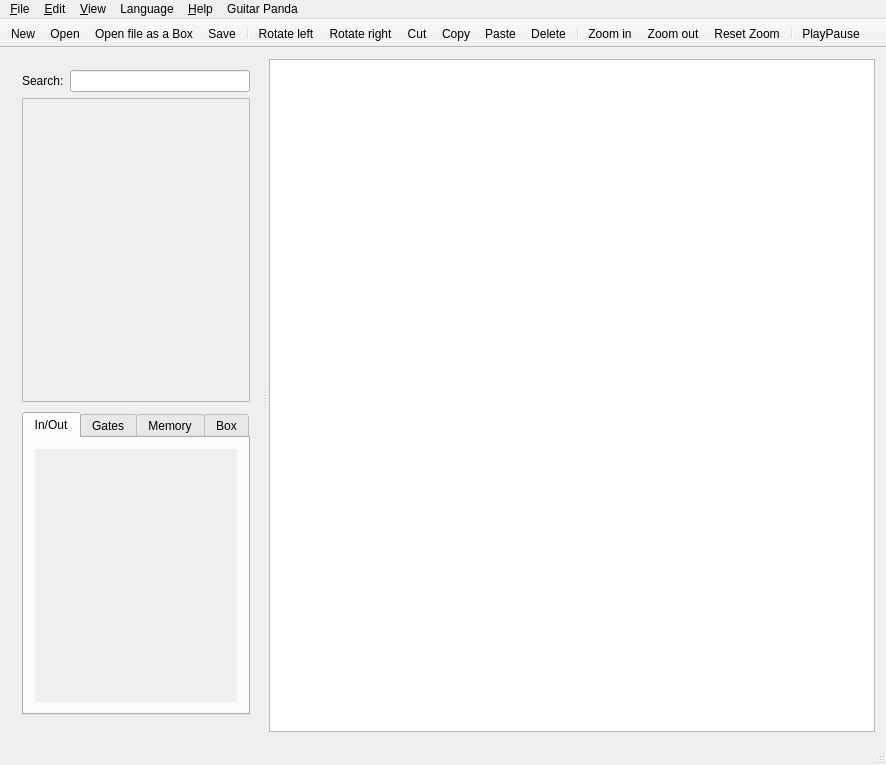
<?xml version="1.0" encoding="UTF-8"?>
<ui version="4.0">
 <class>MainWindow</class>
 <widget class="QMainWindow" name="MainWindow">
  <property name="geometry">
   <rect>
    <x>0</x>
    <y>0</y>
    <width>886</width>
    <height>765</height>
   </rect>
  </property>
  <property name="minimumSize">
   <size>
    <width>0</width>
    <height>150</height>
   </size>
  </property>
  <property name="windowTitle">
   <string>WiRED Panda</string>
  </property>
  <property name="windowIcon">
   <iconset resource="resources/resources.qrc">
    <normaloff>:/pandaLogo.png</normaloff>:/pandaLogo.png</iconset>
  </property>
  <property name="unifiedTitleAndToolBarOnMac">
   <bool>true</bool>
  </property>
  <widget class="QWidget" name="centralWidget">
   <layout class="QHBoxLayout" name="horizontalLayout_6">
    <item>
     <widget class="QSplitter" name="splitter">
      <property name="orientation">
       <enum>Qt::Horizontal</enum>
      </property>
      <property name="opaqueResize">
       <bool>true</bool>
      </property>
      <property name="handleWidth">
       <number>8</number>
      </property>
      <property name="childrenCollapsible">
       <bool>false</bool>
      </property>
      <widget class="QWidget" name="leftPannel" native="true">
       <property name="minimumSize">
        <size>
         <width>250</width>
         <height>0</height>
        </size>
       </property>
       <property name="maximumSize">
        <size>
         <width>400</width>
         <height>16777215</height>
        </size>
       </property>
       <layout class="QVBoxLayout" name="verticalLayout_5">
        <item>
         <layout class="QGridLayout" name="gridLayout">
          <item row="4" column="0" colspan="3">
           <widget class="QTabWidget" name="tabWidget">
            <property name="sizePolicy">
             <sizepolicy hsizetype="Preferred" vsizetype="Expanding">
              <horstretch>0</horstretch>
              <verstretch>0</verstretch>
             </sizepolicy>
            </property>
            <property name="minimumSize">
             <size>
              <width>220</width>
              <height>0</height>
             </size>
            </property>
            <property name="currentIndex">
             <number>0</number>
            </property>
            <widget class="QWidget" name="io">
             <attribute name="title">
              <string>In/Out</string>
             </attribute>
             <layout class="QGridLayout" name="gridLayout_2">
              <item row="0" column="0">
               <widget class="QScrollArea" name="scrollAreaInOut">
                <property name="frameShape">
                 <enum>QFrame::NoFrame</enum>
                </property>
                <property name="widgetResizable">
                 <bool>true</bool>
                </property>
                <widget class="QWidget" name="scrollAreaWidgetContents_InOut">
                 <property name="geometry">
                  <rect>
                   <x>0</x>
                   <y>0</y>
                   <width>206</width>
                   <height>258</height>
                  </rect>
                 </property>
                 <layout class="QVBoxLayout" name="verticalLayout">
                  <item>
                   <spacer name="verticalSpacer_InOut">
                    <property name="orientation">
                     <enum>Qt::Vertical</enum>
                    </property>
                    <property name="sizeHint" stdset="0">
                     <size>
                      <width>20</width>
                      <height>40</height>
                     </size>
                    </property>
                   </spacer>
                  </item>
                 </layout>
                </widget>
               </widget>
              </item>
             </layout>
            </widget>
            <widget class="QWidget" name="gates">
             <attribute name="title">
              <string>Gates</string>
             </attribute>
             <layout class="QGridLayout" name="gridLayout_6">
              <item row="0" column="1">
               <widget class="QScrollArea" name="scrollAreaGates">
                <property name="frameShape">
                 <enum>QFrame::NoFrame</enum>
                </property>
                <property name="widgetResizable">
                 <bool>true</bool>
                </property>
                <widget class="QWidget" name="scrollAreaWidgetContents_Gates">
                 <property name="geometry">
                  <rect>
                   <x>0</x>
                   <y>0</y>
                   <width>206</width>
                   <height>258</height>
                  </rect>
                 </property>
                 <layout class="QVBoxLayout" name="verticalLayout_2">
                  <item>
                   <spacer name="verticalSpacer_Gates">
                    <property name="orientation">
                     <enum>Qt::Vertical</enum>
                    </property>
                    <property name="sizeHint" stdset="0">
                     <size>
                      <width>20</width>
                      <height>40</height>
                     </size>
                    </property>
                   </spacer>
                  </item>
                 </layout>
                </widget>
               </widget>
              </item>
             </layout>
            </widget>
            <widget class="QWidget" name="memory">
             <attribute name="title">
              <string>Memory</string>
             </attribute>
             <layout class="QGridLayout" name="gridLayout_5">
              <item row="0" column="1">
               <widget class="QScrollArea" name="scrollAreaMemory">
                <property name="frameShape">
                 <enum>QFrame::NoFrame</enum>
                </property>
                <property name="widgetResizable">
                 <bool>true</bool>
                </property>
                <widget class="QWidget" name="scrollAreaWidgetContents_Memory">
                 <property name="geometry">
                  <rect>
                   <x>0</x>
                   <y>0</y>
                   <width>206</width>
                   <height>258</height>
                  </rect>
                 </property>
                 <layout class="QVBoxLayout" name="verticalLayout_3">
                  <item>
                   <spacer name="verticalSpacer_Memory">
                    <property name="orientation">
                     <enum>Qt::Vertical</enum>
                    </property>
                    <property name="sizeHint" stdset="0">
                     <size>
                      <width>20</width>
                      <height>40</height>
                     </size>
                    </property>
                   </spacer>
                  </item>
                 </layout>
                </widget>
               </widget>
              </item>
             </layout>
            </widget>
            <widget class="QWidget" name="box">
             <attribute name="title">
              <string>Box</string>
             </attribute>
             <layout class="QGridLayout" name="gridLayout_4">
              <item row="0" column="0">
               <widget class="QScrollArea" name="scrollArea_Box">
                <property name="frameShape">
                 <enum>QFrame::NoFrame</enum>
                </property>
                <property name="widgetResizable">
                 <bool>true</bool>
                </property>
                <widget class="QWidget" name="scrollAreaWidgetContents_Box">
                 <property name="geometry">
                  <rect>
                   <x>0</x>
                   <y>0</y>
                   <width>206</width>
                   <height>258</height>
                  </rect>
                 </property>
                 <layout class="QVBoxLayout" name="verticalLayout_4">
                  <item>
                   <spacer name="verticalSpacer_BOX">
                    <property name="orientation">
                     <enum>Qt::Vertical</enum>
                    </property>
                    <property name="sizeHint" stdset="0">
                     <size>
                      <width>20</width>
                      <height>40</height>
                     </size>
                    </property>
                   </spacer>
                  </item>
                 </layout>
                </widget>
               </widget>
              </item>
             </layout>
            </widget>
           </widget>
          </item>
          <item row="2" column="1">
           <spacer name="verticalSpacer_5">
            <property name="orientation">
             <enum>Qt::Vertical</enum>
            </property>
            <property name="sizeType">
             <enum>QSizePolicy::Fixed</enum>
            </property>
            <property name="sizeHint" stdset="0">
             <size>
              <width>0</width>
              <height>4</height>
             </size>
            </property>
           </spacer>
          </item>
          <item row="5" column="0" colspan="3">
           <widget class="ElementEditor" name="widgetElementEditor" native="true">
            <property name="sizePolicy">
             <sizepolicy hsizetype="Preferred" vsizetype="Fixed">
              <horstretch>0</horstretch>
              <verstretch>0</verstretch>
             </sizepolicy>
            </property>
            <property name="minimumSize">
             <size>
              <width>0</width>
              <height>0</height>
             </size>
            </property>
            <property name="maximumSize">
             <size>
              <width>16777215</width>
              <height>16777215</height>
             </size>
            </property>
           </widget>
          </item>
          <item row="0" column="0">
           <widget class="QLabel" name="label">
            <property name="sizePolicy">
             <sizepolicy hsizetype="Fixed" vsizetype="Preferred">
              <horstretch>0</horstretch>
              <verstretch>0</verstretch>
             </sizepolicy>
            </property>
            <property name="text">
             <string>Search:</string>
            </property>
           </widget>
          </item>
          <item row="0" column="1" colspan="2">
           <widget class="QLineEdit" name="lineEdit">
            <property name="sizePolicy">
             <sizepolicy hsizetype="Expanding" vsizetype="Fixed">
              <horstretch>0</horstretch>
              <verstretch>0</verstretch>
             </sizepolicy>
            </property>
            <property name="clearButtonEnabled">
             <bool>true</bool>
            </property>
           </widget>
          </item>
          <item row="1" column="0" colspan="3">
           <widget class="QScrollArea" name="searchScrollArea">
            <property name="widgetResizable">
             <bool>true</bool>
            </property>
            <widget class="QWidget" name="searchContents">
             <property name="geometry">
              <rect>
               <x>0</x>
               <y>0</y>
               <width>228</width>
               <height>300</height>
              </rect>
             </property>
             <layout class="QGridLayout" name="gridLayout_7">
              <item row="0" column="0">
               <layout class="QVBoxLayout" name="searchLayout">
                <item>
                 <spacer name="VSpacer">
                  <property name="orientation">
                   <enum>Qt::Vertical</enum>
                  </property>
                  <property name="sizeHint" stdset="0">
                   <size>
                    <width>20</width>
                    <height>184</height>
                   </size>
                  </property>
                 </spacer>
                </item>
               </layout>
              </item>
             </layout>
            </widget>
           </widget>
          </item>
         </layout>
        </item>
       </layout>
      </widget>
      <widget class="GraphicsView" name="graphicsView">
       <property name="sizePolicy">
        <sizepolicy hsizetype="Maximum" vsizetype="Expanding">
         <horstretch>3</horstretch>
         <verstretch>0</verstretch>
        </sizepolicy>
       </property>
       <property name="acceptDrops">
        <bool>true</bool>
       </property>
      </widget>
     </widget>
    </item>
   </layout>
  </widget>
  <widget class="QToolBar" name="mainToolBar">
   <property name="contextMenuPolicy">
    <enum>Qt::PreventContextMenu</enum>
   </property>
   <property name="movable">
    <bool>false</bool>
   </property>
   <property name="toolButtonStyle">
    <enum>Qt::ToolButtonFollowStyle</enum>
   </property>
   <property name="floatable">
    <bool>false</bool>
   </property>
   <attribute name="toolBarArea">
    <enum>TopToolBarArea</enum>
   </attribute>
   <attribute name="toolBarBreak">
    <bool>false</bool>
   </attribute>
   <addaction name="actionNew"/>
   <addaction name="actionOpen"/>
   <addaction name="actionOpen_Box"/>
   <addaction name="actionSave"/>
   <addaction name="separator"/>
   <addaction name="actionRotate_left"/>
   <addaction name="actionRotate_right"/>
   <addaction name="actionCut"/>
   <addaction name="actionCopy"/>
   <addaction name="actionPaste"/>
   <addaction name="actionDelete"/>
   <addaction name="separator"/>
   <addaction name="actionZoom_in"/>
   <addaction name="actionZoom_out"/>
   <addaction name="actionReset_Zoom"/>
   <addaction name="separator"/>
   <addaction name="actionPlay"/>
  </widget>
  <widget class="QStatusBar" name="statusBar"/>
  <widget class="QMenuBar" name="menuBar">
   <property name="geometry">
    <rect>
     <x>0</x>
     <y>0</y>
     <width>886</width>
     <height>21</height>
    </rect>
   </property>
   <widget class="QMenu" name="menuFile">
    <property name="title">
     <string>&amp;File</string>
    </property>
    <property name="toolTipsVisible">
     <bool>false</bool>
    </property>
    <widget class="QMenu" name="menuRecent_files">
     <property name="enabled">
      <bool>false</bool>
     </property>
     <property name="title">
      <string>Recent files:</string>
     </property>
     <addaction name="separator"/>
    </widget>
    <addaction name="actionNew"/>
    <addaction name="actionOpen"/>
    <addaction name="separator"/>
    <addaction name="actionOpen_Box"/>
    <addaction name="menuRecent_files"/>
    <addaction name="actionReload_File"/>
    <addaction name="separator"/>
    <addaction name="actionSave"/>
    <addaction name="actionSave_As"/>
    <addaction name="actionExport_to_Arduino"/>
    <addaction name="actionPrint"/>
    <addaction name="separator"/>
    <addaction name="actionExit"/>
    <addaction name="separator"/>
   </widget>
   <widget class="QMenu" name="menuEdit">
    <property name="title">
     <string>&amp;Edit</string>
    </property>
    <addaction name="separator"/>
    <addaction name="actionCut"/>
    <addaction name="actionCopy"/>
    <addaction name="actionPaste"/>
    <addaction name="actionDelete"/>
    <addaction name="separator"/>
    <addaction name="actionRename"/>
    <addaction name="actionChange_Trigger"/>
    <addaction name="separator"/>
    <addaction name="actionRotate_left"/>
    <addaction name="actionRotate_right"/>
    <addaction name="separator"/>
    <addaction name="actionSelect_all"/>
    <addaction name="actionClear_selection"/>
   </widget>
   <widget class="QMenu" name="menuHelp">
    <property name="title">
     <string>&amp;Help</string>
    </property>
    <addaction name="actionAbout"/>
    <addaction name="actionAbout_Qt"/>
   </widget>
   <widget class="QMenu" name="menuView">
    <property name="title">
     <string>&amp;View</string>
    </property>
    <addaction name="actionZoom_in"/>
    <addaction name="actionZoom_out"/>
    <addaction name="actionReset_Zoom"/>
    <addaction name="separator"/>
    <addaction name="actionWires"/>
    <addaction name="actionGates"/>
    <addaction name="separator"/>
   </widget>
   <widget class="QMenu" name="menuLanguage">
    <property name="title">
     <string>Language</string>
    </property>
    <addaction name="actionEnglish"/>
    <addaction name="actionPortuguese"/>
   </widget>
   <widget class="QMenu" name="menuGuitar_Panda">
    <property name="title">
     <string>Guitar Panda</string>
    </property>
    <addaction name="actionAbrir_TXT"/>
   </widget>
   <addaction name="menuFile"/>
   <addaction name="menuEdit"/>
   <addaction name="menuView"/>
   <addaction name="menuLanguage"/>
   <addaction name="menuHelp"/>
   <addaction name="menuGuitar_Panda"/>
  </widget>
  <action name="actionOpen">
   <property name="icon">
    <iconset resource="resources/toolbar/toolbar.qrc">
     <normaloff>:/toolbar/folder.png</normaloff>:/toolbar/folder.png</iconset>
   </property>
   <property name="text">
    <string>&amp;Open...</string>
   </property>
   <property name="toolTip">
    <string>Open</string>
   </property>
   <property name="shortcut">
    <string>Ctrl+O</string>
   </property>
  </action>
  <action name="actionSave">
   <property name="icon">
    <iconset resource="resources/toolbar/toolbar.qrc">
     <normaloff>:/toolbar/save.png</normaloff>:/toolbar/save.png</iconset>
   </property>
   <property name="text">
    <string>&amp;Save</string>
   </property>
   <property name="shortcut">
    <string>Ctrl+S</string>
   </property>
  </action>
  <action name="actionSave_As">
   <property name="text">
    <string>Save &amp;As...</string>
   </property>
   <property name="shortcut">
    <string>Ctrl+Shift+S</string>
   </property>
  </action>
  <action name="actionCut">
   <property name="icon">
    <iconset resource="resources/toolbar/toolbar.qrc">
     <normaloff>:/toolbar/cut.png</normaloff>:/toolbar/cut.png</iconset>
   </property>
   <property name="text">
    <string>Cu&amp;t</string>
   </property>
   <property name="shortcut">
    <string>Ctrl+X</string>
   </property>
  </action>
  <action name="actionCopy">
   <property name="icon">
    <iconset resource="resources/toolbar/toolbar.qrc">
     <normaloff>:/toolbar/copy.png</normaloff>:/toolbar/copy.png</iconset>
   </property>
   <property name="text">
    <string>&amp;Copy</string>
   </property>
   <property name="shortcut">
    <string>Ctrl+C</string>
   </property>
  </action>
  <action name="actionPaste">
   <property name="icon">
    <iconset resource="resources/toolbar/toolbar.qrc">
     <normaloff>:/toolbar/paste.png</normaloff>:/toolbar/paste.png</iconset>
   </property>
   <property name="text">
    <string>&amp;Paste</string>
   </property>
   <property name="shortcut">
    <string>Ctrl+V</string>
   </property>
  </action>
  <action name="actionDelete">
   <property name="icon">
    <iconset>
     <normalon>:/toolbar/delete.png</normalon>
    </iconset>
   </property>
   <property name="text">
    <string>&amp;Delete</string>
   </property>
   <property name="shortcut">
    <string>Del</string>
   </property>
  </action>
  <action name="actionNew">
   <property name="icon">
    <iconset resource="resources/toolbar/toolbar.qrc">
     <normaloff>:/toolbar/new.png</normaloff>:/toolbar/new.png</iconset>
   </property>
   <property name="text">
    <string>&amp;New</string>
   </property>
   <property name="shortcut">
    <string>Ctrl+N</string>
   </property>
  </action>
  <action name="actionZoom_in">
   <property name="icon">
    <iconset resource="resources/toolbar/toolbar.qrc">
     <normaloff>:/toolbar/zoomIn.png</normaloff>:/toolbar/zoomIn.png</iconset>
   </property>
   <property name="text">
    <string>Zoom &amp;in</string>
   </property>
   <property name="shortcut">
    <string>Ctrl++</string>
   </property>
  </action>
  <action name="actionZoom_out">
   <property name="icon">
    <iconset resource="resources/toolbar/toolbar.qrc">
     <normaloff>:/toolbar/zoomOut.png</normaloff>:/toolbar/zoomOut.png</iconset>
   </property>
   <property name="text">
    <string>Zoom &amp;out</string>
   </property>
   <property name="shortcut">
    <string>Ctrl+-</string>
   </property>
  </action>
  <action name="actionWires">
   <property name="checkable">
    <bool>true</bool>
   </property>
   <property name="checked">
    <bool>true</bool>
   </property>
   <property name="text">
    <string>&amp;Wires</string>
   </property>
   <property name="shortcut">
    <string>Ctrl+1</string>
   </property>
  </action>
  <action name="actionGates">
   <property name="checkable">
    <bool>true</bool>
   </property>
   <property name="checked">
    <bool>true</bool>
   </property>
   <property name="text">
    <string>&amp;Gates</string>
   </property>
   <property name="shortcut">
    <string>Ctrl+2</string>
   </property>
  </action>
  <action name="actionAbout">
   <property name="text">
    <string>&amp;About</string>
   </property>
   <property name="shortcut">
    <string>F1</string>
   </property>
  </action>
  <action name="actionExit">
   <property name="text">
    <string>&amp;Exit</string>
   </property>
   <property name="shortcut">
    <string>Ctrl+Q</string>
   </property>
  </action>
  <action name="actionRotate_right">
   <property name="icon">
    <iconset resource="resources/toolbar/toolbar.qrc">
     <normaloff>:/toolbar/rotateR.png</normaloff>:/toolbar/rotateR.png</iconset>
   </property>
   <property name="text">
    <string>Rotate right</string>
   </property>
   <property name="shortcut">
    <string>Ctrl+R</string>
   </property>
  </action>
  <action name="actionRotate_left">
   <property name="icon">
    <iconset resource="resources/toolbar/toolbar.qrc">
     <normaloff>:/toolbar/rotateL.png</normaloff>:/toolbar/rotateL.png</iconset>
   </property>
   <property name="text">
    <string>Rotate left</string>
   </property>
   <property name="shortcut">
    <string>Ctrl+Shift+R</string>
   </property>
  </action>
  <action name="actionAbout_Qt">
   <property name="text">
    <string>About Qt</string>
   </property>
  </action>
  <action name="actionSelect_all">
   <property name="text">
    <string>Select all</string>
   </property>
   <property name="shortcut">
    <string>Ctrl+A</string>
   </property>
  </action>
  <action name="actionOpen_Box">
   <property name="icon">
    <iconset resource="resources/toolbar/toolbar.qrc">
     <normaloff>:/toolbar/panelBox.png</normaloff>:/toolbar/panelBox.png</iconset>
   </property>
   <property name="text">
    <string>Open file as a Box</string>
   </property>
   <property name="shortcut">
    <string>Ctrl+Shift+O</string>
   </property>
  </action>
  <action name="actionReload_File">
   <property name="text">
    <string>Reload File</string>
   </property>
  </action>
  <action name="actionExport_to_Arduino">
   <property name="text">
    <string>Export to Arduino</string>
   </property>
  </action>
  <action name="actionReset_Zoom">
   <property name="text">
    <string>Reset Zoom</string>
   </property>
   <property name="shortcut">
    <string>Ctrl+0</string>
   </property>
  </action>
  <action name="actionPrint">
   <property name="text">
    <string>Export to PDF</string>
   </property>
  </action>
  <action name="actionEnglish">
   <property name="text">
    <string>English</string>
   </property>
  </action>
  <action name="actionPortuguese">
   <property name="text">
    <string>Portuguese</string>
   </property>
  </action>
  <action name="actionPlay">
   <property name="checkable">
    <bool>true</bool>
   </property>
   <property name="icon">
    <iconset resource="resources/toolbar/toolbar.qrc">
     <normaloff>:/toolbar/play.png</normaloff>
     <normalon>:/toolbar/pause.png</normalon>:/toolbar/play.png</iconset>
   </property>
   <property name="text">
    <string>PlayPause</string>
   </property>
   <property name="toolTip">
    <string>Play or Pause simulation.</string>
   </property>
   <property name="shortcut">
    <string>F5</string>
   </property>
  </action>
  <action name="actionRename">
   <property name="text">
    <string>Rename</string>
   </property>
   <property name="shortcut">
    <string>F2</string>
   </property>
  </action>
  <action name="actionChange_Trigger">
   <property name="icon">
    <iconset resource="resources/input/input.qrc">
     <normaloff>:/input/buttonOff.png</normaloff>:/input/buttonOff.png</iconset>
   </property>
   <property name="text">
    <string>Change Trigger</string>
   </property>
   <property name="shortcut">
    <string>F3</string>
   </property>
  </action>
  <action name="actionClear_selection">
   <property name="text">
    <string>Clear selection</string>
   </property>
   <property name="shortcut">
    <string>Esc</string>
   </property>
  </action>
  <action name="actionAbrir_TXT">
   <property name="icon">
    <iconset resource="resources/toolbar/toolbar.qrc">
     <normaloff>:/toolbar/folder.png</normaloff>:/toolbar/folder.png</iconset>
   </property>
   <property name="text">
    <string>Abrir TXT</string>
   </property>
  </action>
 </widget>
 <layoutdefault spacing="6" margin="11"/>
 <customwidgets>
  <customwidget>
   <class>ElementEditor</class>
   <extends>QWidget</extends>
   <header>elementeditor.h</header>
   <container>1</container>
  </customwidget>
  <customwidget>
   <class>GraphicsView</class>
   <extends>QGraphicsView</extends>
   <header>graphicsview.h</header>
  </customwidget>
 </customwidgets>
 <tabstops>
  <tabstop>lineEdit</tabstop>
  <tabstop>tabWidget</tabstop>
  <tabstop>scrollAreaInOut</tabstop>
  <tabstop>graphicsView</tabstop>
  <tabstop>scrollAreaMemory</tabstop>
  <tabstop>scrollArea_Box</tabstop>
  <tabstop>scrollAreaGates</tabstop>
 </tabstops>
 <resources>
  <include location="resources/toolbar/toolbar.qrc"/>
  <include location="resources/input/input.qrc"/>
  <include location="resources/resources.qrc"/>
  <include location="resources/input/input.qrc"/>
  <include location="resources/toolbar/toolbar.qrc"/>
  <include location="resources/resources.qrc"/>
 </resources>
 <connections/>
</ui>
